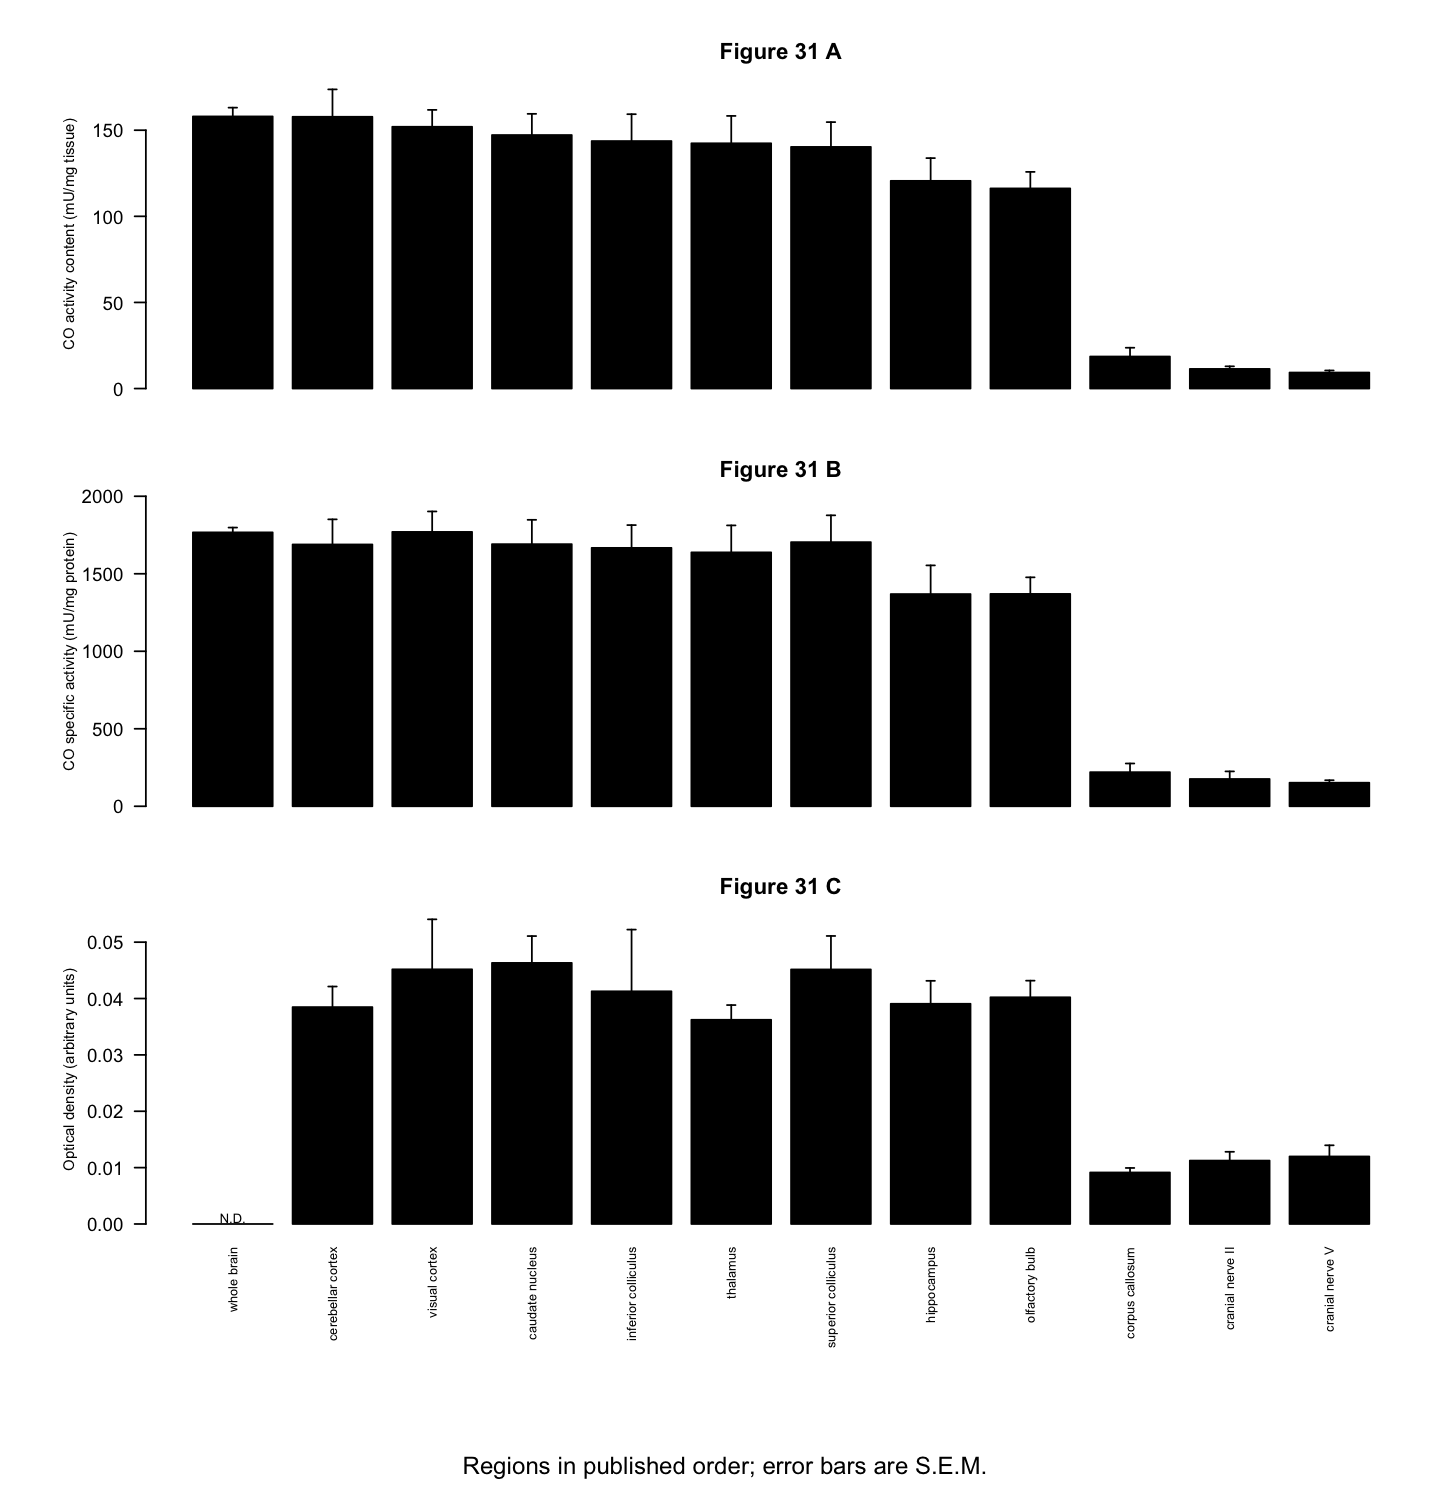

Generate this figure with R:
# Visual check of the extracted Fig. 31 A-C bars. D and E are scatter
# displays of the same regional values and were not separately extracted.
a <- grep("^--file=", commandArgs(FALSE), value = TRUE)
if (length(a) != 1L) stop("Run with Rscript")
folder <- dirname(normalizePath(sub("^--file=", "", a)))
item_name <- sub("_replot\\.R$", "", basename(sub("^--file=", "", a)))
d <- read.csv(file.path(folder, paste0(item_name, ".csv")),
              check.names = FALSE, fileEncoding = "UTF-8")
stopifnot(identical(unique(d$panel), c("A", "B", "C")))
regions <- d$region_as_printed[d$panel == "A"]
stopifnot(length(regions) == 12L, identical(d$region_as_printed[d$panel == "B"], regions))

png(file.path(folder, paste0(item_name, "_replot.png")),
    width = 1450, height = 1500, res = 170)
op <- par(mfrow = c(3, 1), mar = c(2.3, 6.5, 2.5, 1.5), oma = c(10, 0, 1, 0))
on.exit({par(op); dev.off()}, add = TRUE)
units <- c(A = "CO activity content (mU/mg tissue)",
           B = "CO specific activity (mU/mg protein)",
           C = "Optical density (arbitrary units)")
limits <- c(A = 180, B = 2000, C = 0.055)
for (panel in c("A", "B", "C")) {
  p <- d[d$panel == panel, ]
  k <- match(regions, p$region_as_printed)
  y <- p$mean[k]
  se <- p$sem[k]
  missing <- is.na(k)
  y[missing] <- 0
  names_arg <- if (panel == "C") regions else rep("", length(regions))
  mids <- barplot(y, names.arg = names_arg, las = 2,
                  col = "black", border = "black", space = 0.25,
                  ylim = c(0, limits[panel]), ylab = units[panel],
                  main = paste("Figure 31", panel), cex.names = 0.68,
                  cex.lab = 0.8)
  good <- !missing & !is.na(se)
  arrows(mids[good], y[good] - se[good], mids[good], y[good] + se[good],
         angle = 90, code = 3, length = 0.025, lwd = 1)
  if (any(missing)) text(mids[missing], 0.02 * limits[panel], "N.D.", cex = 0.7)
}
mtext("Regions in published order; error bars are S.E.M.",
      side = 1, outer = TRUE, line = 8, cex = 0.85)
